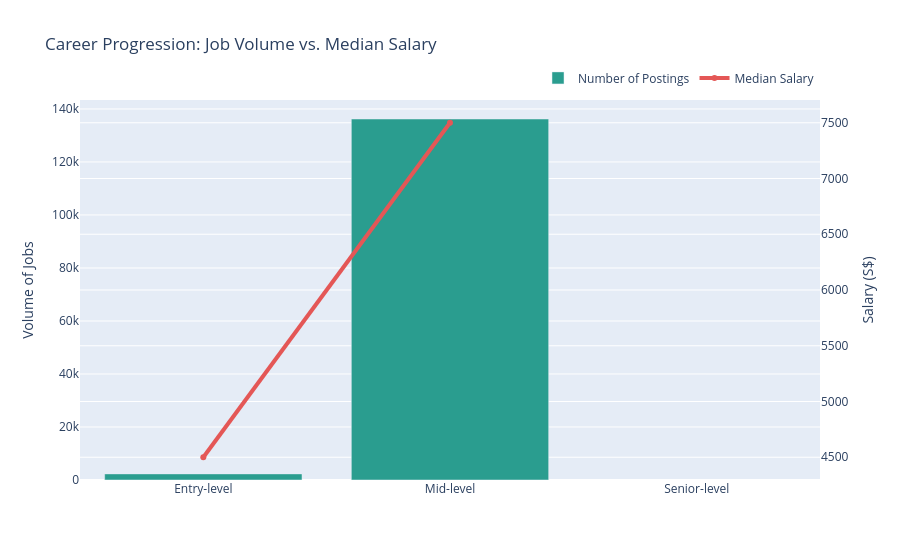

Notebook source saved alongside this figure:
### Markdown cell above
### B. Career Pathways: Opportunity vs. Reward
This dual-axis chart shows how the number of jobs and median salary change as one progresses from entry-level to senior roles.

### Code cell
pathway_df = raw_df.groupby('seniority').agg(
    postings=('seniority', 'count'),
    median_salary=('average_salary', 'median')
).reindex(['Entry-level', 'Mid-level', 'Senior-level']).reset_index()

fig_pathway = go.Figure()

fig_pathway.add_trace(go.Bar(
    x=pathway_df['seniority'], y=pathway_df['postings'], 
    name='Number of Postings', marker_color='#2a9d8f', yaxis='y'
))

fig_pathway.add_trace(go.Scatter(
    x=pathway_df['seniority'], y=pathway_df['median_salary'], 
    name='Median Salary', line=dict(color='#e45756', width=4), yaxis='y2'
))

fig_pathway.update_layout(
    title='Career Progression: Job Volume vs. Median Salary',
    yaxis=dict(title="Volume of Jobs"),
    yaxis2=dict(title="Salary (S$)", overlaying='y', side='right'),
    legend=dict(orientation="h", yanchor="bottom", y=1.02, xanchor="right", x=1)
)

fig_pathway.show()

### Figure 1 — Plotly figure (JSON) as saved in the notebook; plotly's stock layout.template omitted (floating-point values rounded to 4 significant figures)
{"data": [{"marker": {"color": "#2a9d8f"}, "name": "Number of Postings", "type": "bar", "x": ["Entry-level", "Mid-level", "Senior-level"], "y": [2304.0, 136200.0, NaN], "yaxis": "y"}, {"line": {"color": "#e45756", "width": 4}, "name": "Median Salary", "type": "scatter", "x": ["Entry-level", "Mid-level", "Senior-level"], "y": [4500.0, 7500.0, NaN], "yaxis": "y2"}], "layout": {"legend": {"orientation": "h", "x": 1, "xanchor": "right", "y": 1.02, "yanchor": "bottom"}, "title": {"text": "Career Progression: Job Volume vs. Median Salary"}, "yaxis": {"title": {"text": "Volume of Jobs"}}, "yaxis2": {"overlaying": "y", "side": "right", "title": {"text": "Salary (S$)"}}}}
